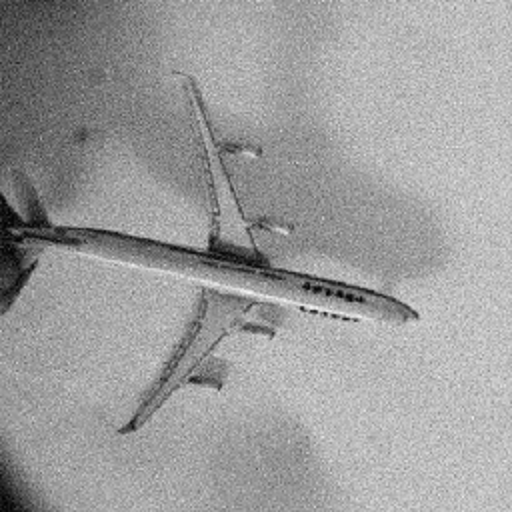
#> input picture digital_image_processing/homework/pictures/plane.bmp, 512 x 512 px, found by its file name
$ python segmentation_plane_2.py
#> lines starting #> are read from the running program, lines starting #| are printed output that depends on the picture; after the words box and inside, x2 and y2 are one past the last pixel; in counts of white or black regions, pixels touching at a corner belong together
### common/opencv.py
import cv2 as cv
import numpy as np
import sys

# [91 lines left out: functions normlizeImage2Uint8, drawHist, putText, insertPointsBwteen2Points, not called in this run]

class createTrackbar():
    """
    描述: 创建任意多个拖动条
    """
    def __init__(self, button_units, bar_name, size=(200, 400), block=False):
        """
        描述: 初始化拖动条
        参数: button_units: list, 每个元素是一个list(3)，
                            list[0] 滑动条名称，
                            list[1] 初始值（正整数），
                            list[2] 最大值（正整数）

              bar_name: 整个滑动条图片的名称
              size:     附加在按钮上的图片大小
              block:    阻塞机制，如果参数没变化就一直等待,每次循环阻塞默认10ms
        """
        self._button_units = button_units
        self._bar_name = bar_name
        self._size = size
        self._block = block
        self._paralist = []

        imgTrackbar = np.zeros((size[0],size[1],3), np.uint8) #大的黑板，保证拖动条能完全显示
        cv.namedWindow(bar_name, 0)

        for uint in button_units:
            cv.createTrackbar(uint[0], bar_name, uint[1], uint[2], self.nothing)

        cv.imshow(bar_name,imgTrackbar)

    # [6 lines left out: function nothing, not called in this run]

    def getTrackbarPos(self):
        """
        描述: 读取所有滑动条的参数
        返回：None
        """
        paralist = []
        for unit in self._button_units:
            paralist.append(cv.getTrackbarPos(unit[0], self._bar_name))

        ## 如果参数没变化就等待
        if self._block:
            while(paralist == self._paralist):
                paralist = []
                for unit in self._button_units:
                    paralist.append(cv.getTrackbarPos(unit[0], self._bar_name))
                cv.waitKey(10)

        self._paralist = paralist
        return paralist

class cameraUnistort():
    """
    畸变图片矫正
    """
    # [92 lines left out: functions __init__, undistort, cameraCalibration, not called in this run]


# [4 lines that do not run on import are left out]

### digital_image_processing/homework/segmentation_plane_2.py
#!/user/bin/env python
# -*- coding: utf-8 -*-

import cv2
import sys
import os

# gets the absolute path to the file
abspath = os.path.abspath(os.path.dirname(__file__))
# add the library file path
sys.path.append(abspath + "/../../common")
# change the work path
os.chdir(abspath)

import misc_utils
import math_utils
import opencv

img_path = 'pictures/plane.bmp'
img = cv2.imread(img_path)
#> img is the input picture: shape (512, 512, 3); min 1, max 247, mean 157

cv2.imshow('ori',img)
# 转换灰度
gray = cv2.cvtColor(img, cv2.COLOR_BGR2GRAY)
# cv2.imshow('gray',gray)


# 创建按钮
button_units = [['GaussianBlur', 4, 10],
                ['cannymax',     105, 255],
                ['cannymin',     46, 255],
                ['Elementx',   13, 100],
                ['Elementy',   5, 100]]

track_bar = opencv.createTrackbar(button_units, "trackbar")


while(True):
    cv2.waitKey(10)

    [GaussianBlur, cannymax, cannymin, Elementx, Elementy] = track_bar.getTrackbarPos()

    GaussianBlur_kernel = GaussianBlur*2 + 1
    # 用高斯滤波处理原图像降噪
    blur = cv2.GaussianBlur(gray, (GaussianBlur_kernel, GaussianBlur_kernel), 0)
    # cv2.imshow('blur',blur)

    # canny 边缘检测
    canny = cv2.Canny(blur, cannymin, cannymax)
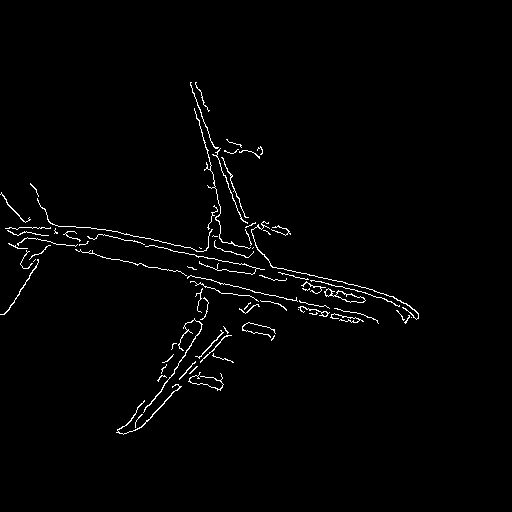
#> canny: shape (512, 512); 1.5% white in thin lines or dots, all inside (x1, y1, x2, y2) = (0, 82, 419, 435)
    cv2.imshow('canny',canny)


    # 图像形态学
    # 定义不同的核 MORPH_RECT（方形核）， MORPH_CROSS（十字核）， MORPH_ELLIPSE（椭圆核）
    kernel = cv2.getStructuringElement(cv2.MORPH_RECT, (Elementx, Elementy))
    # 膨胀和腐蚀
    dilated = cv2.dilate(canny, kernel)
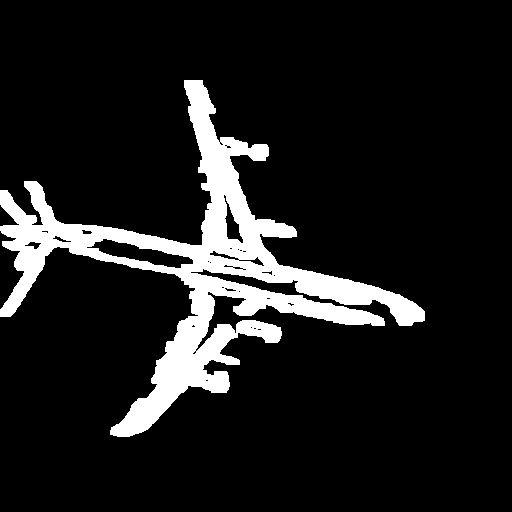
#> dilated: shape (512, 512); 11.3% white; 1 white region, box (x1, y1, x2, y2) and area: (0, 80, 425, 437) 29640
    erode = cv2.erode(canny, kernel)
#> erode: shape (512, 512); every value is 0

    cv2.imshow('dilated',dilated)
    cv2.imshow('erode',erode)


    # 获取差分图
    result = cv2.absdiff(dilated, erode)
    cv2.imshow('absdiff',result)

    # 模糊图像二值化
    ret, thresh = cv2.threshold(result, 100,255,cv2.THRESH_OTSU)
#> ret = 0
    cv2.imshow('thresh',thresh)


    # 闭运算
    closed = cv2.morphologyEx(thresh, cv2.MORPH_CLOSE, kernel)
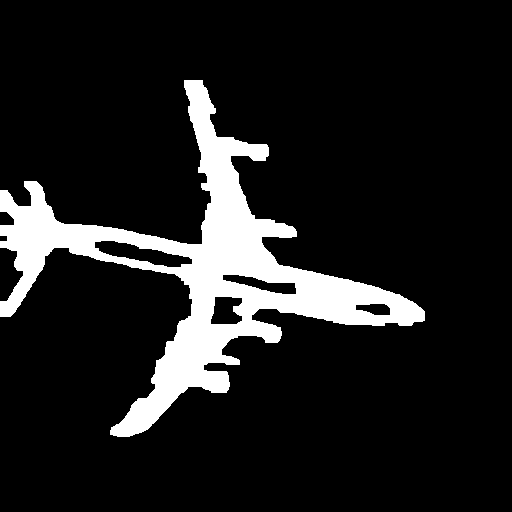
#> closed: shape (512, 512); 12.1% white; 1 white region, box (x1, y1, x2, y2) and area: (0, 80, 425, 437) 31683
    # closed = cv2.morphologyEx(thresh, cv2.MORPH_CLOSE, kernel)

    canny_2 = cv2.Canny(closed, 30, 110)
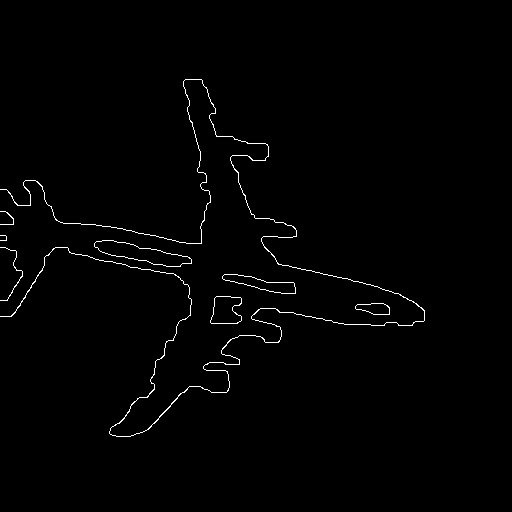
#> canny_2: shape (512, 512); 1% white in thin lines or dots, all inside (x1, y1, x2, y2) = (0, 79, 425, 437)


    cv2.imshow('Division', closed)
    cv2.imshow('Contours', canny_2)


cv2.waitKey()
cv2.destroyAllWindows()
